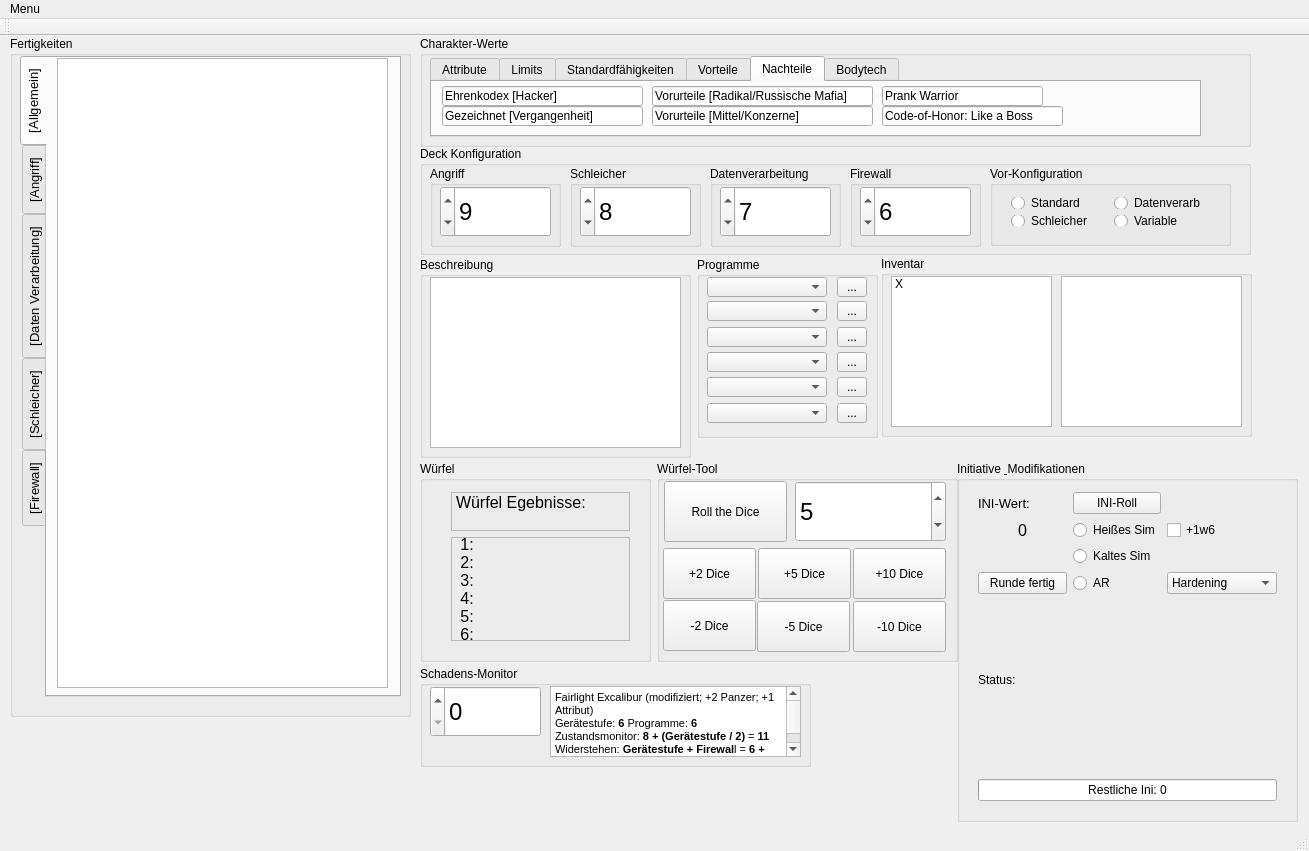
<?xml version="1.0" encoding="UTF-8"?>
<ui version="4.0">
 <class>ShadowrunTool</class>
 <widget class="QMainWindow" name="ShadowrunTool">
  <property name="geometry">
   <rect>
    <x>0</x>
    <y>0</y>
    <width>1309</width>
    <height>851</height>
   </rect>
  </property>
  <property name="sizePolicy">
   <sizepolicy hsizetype="Preferred" vsizetype="Preferred">
    <horstretch>0</horstretch>
    <verstretch>0</verstretch>
   </sizepolicy>
  </property>
  <property name="windowTitle">
   <string>ShadowrunTool</string>
  </property>
  <widget class="QWidget" name="centralWidget">
   <widget class="QGroupBox" name="groupBox_6">
    <property name="geometry">
     <rect>
      <x>657</x>
      <y>425</y>
      <width>301</width>
      <height>201</height>
     </rect>
    </property>
    <property name="title">
     <string>Würfel-Tool</string>
    </property>
    <widget class="QPushButton" name="subfivedice">
     <property name="geometry">
      <rect>
       <x>100</x>
       <y>140</y>
       <width>93</width>
       <height>51</height>
      </rect>
     </property>
     <property name="text">
      <string>-5 Dice</string>
     </property>
    </widget>
    <widget class="QPushButton" name="addtendice">
     <property name="geometry">
      <rect>
       <x>196</x>
       <y>87</y>
       <width>93</width>
       <height>51</height>
      </rect>
     </property>
     <property name="text">
      <string>+10 Dice</string>
     </property>
    </widget>
    <widget class="QPushButton" name="addtwodice_2">
     <property name="geometry">
      <rect>
       <x>6</x>
       <y>87</y>
       <width>93</width>
       <height>51</height>
      </rect>
     </property>
     <property name="text">
      <string>+2 Dice</string>
     </property>
    </widget>
    <widget class="QSpinBox" name="dicecount">
     <property name="geometry">
      <rect>
       <x>138</x>
       <y>20</y>
       <width>151</width>
       <height>61</height>
      </rect>
     </property>
     <property name="font">
      <font>
       <pointsize>18</pointsize>
      </font>
     </property>
     <property name="maximum">
      <number>1000000</number>
     </property>
     <property name="value">
      <number>5</number>
     </property>
    </widget>
    <widget class="QPushButton" name="addfivedice">
     <property name="geometry">
      <rect>
       <x>101</x>
       <y>87</y>
       <width>93</width>
       <height>51</height>
      </rect>
     </property>
     <property name="text">
      <string>+5 Dice</string>
     </property>
    </widget>
    <widget class="QPushButton" name="subtendice">
     <property name="geometry">
      <rect>
       <x>196</x>
       <y>140</y>
       <width>93</width>
       <height>51</height>
      </rect>
     </property>
     <property name="text">
      <string>-10 Dice</string>
     </property>
    </widget>
    <widget class="QPushButton" name="diceroll">
     <property name="geometry">
      <rect>
       <x>7</x>
       <y>20</y>
       <width>123</width>
       <height>61</height>
      </rect>
     </property>
     <property name="text">
      <string>Roll the Dice</string>
     </property>
    </widget>
    <widget class="QPushButton" name="subtwodice_2">
     <property name="geometry">
      <rect>
       <x>6</x>
       <y>139</y>
       <width>93</width>
       <height>51</height>
      </rect>
     </property>
     <property name="text">
      <string>-2 Dice</string>
     </property>
    </widget>
   </widget>
   <widget class="QGroupBox" name="groupBox_7">
    <property name="geometry">
     <rect>
      <x>697</x>
      <y>221</y>
      <width>181</width>
      <height>181</height>
     </rect>
    </property>
    <property name="title">
     <string>Programme</string>
    </property>
    <widget class="QToolButton" name="progDescribBox_six">
     <property name="geometry">
      <rect>
       <x>140</x>
       <y>146</y>
       <width>30</width>
       <height>20</height>
      </rect>
     </property>
     <property name="text">
      <string>...</string>
     </property>
    </widget>
    <widget class="QComboBox" name="prog_three">
     <property name="geometry">
      <rect>
       <x>10</x>
       <y>70</y>
       <width>120</width>
       <height>20</height>
      </rect>
     </property>
    </widget>
    <widget class="QToolButton" name="progDescribBox_two">
     <property name="geometry">
      <rect>
       <x>140</x>
       <y>44</y>
       <width>30</width>
       <height>20</height>
      </rect>
     </property>
     <property name="text">
      <string>...</string>
     </property>
    </widget>
    <widget class="QComboBox" name="prog_six">
     <property name="geometry">
      <rect>
       <x>10</x>
       <y>146</y>
       <width>120</width>
       <height>20</height>
      </rect>
     </property>
    </widget>
    <widget class="QComboBox" name="prog_five">
     <property name="geometry">
      <rect>
       <x>10</x>
       <y>120</y>
       <width>120</width>
       <height>20</height>
      </rect>
     </property>
    </widget>
    <widget class="QToolButton" name="progDescribBox_four">
     <property name="geometry">
      <rect>
       <x>140</x>
       <y>95</y>
       <width>30</width>
       <height>20</height>
      </rect>
     </property>
     <property name="text">
      <string>...</string>
     </property>
    </widget>
    <widget class="QComboBox" name="prog_one">
     <property name="geometry">
      <rect>
       <x>10</x>
       <y>20</y>
       <width>120</width>
       <height>20</height>
      </rect>
     </property>
    </widget>
    <widget class="QToolButton" name="progDescribBox_one">
     <property name="geometry">
      <rect>
       <x>140</x>
       <y>20</y>
       <width>30</width>
       <height>20</height>
      </rect>
     </property>
     <property name="text">
      <string>...</string>
     </property>
    </widget>
    <widget class="QToolButton" name="progDescribBox_three">
     <property name="geometry">
      <rect>
       <x>140</x>
       <y>70</y>
       <width>30</width>
       <height>20</height>
      </rect>
     </property>
     <property name="text">
      <string>...</string>
     </property>
    </widget>
    <widget class="QComboBox" name="prog_two">
     <property name="geometry">
      <rect>
       <x>10</x>
       <y>44</y>
       <width>120</width>
       <height>20</height>
      </rect>
     </property>
    </widget>
    <widget class="QComboBox" name="prog_four">
     <property name="geometry">
      <rect>
       <x>10</x>
       <y>95</y>
       <width>120</width>
       <height>20</height>
      </rect>
     </property>
    </widget>
    <widget class="QToolButton" name="progDescribBox_five">
     <property name="geometry">
      <rect>
       <x>140</x>
       <y>120</y>
       <width>30</width>
       <height>20</height>
      </rect>
     </property>
     <property name="text">
      <string>...</string>
     </property>
    </widget>
   </widget>
   <widget class="QGroupBox" name="groupBox_8">
    <property name="geometry">
     <rect>
      <x>420</x>
      <y>221</y>
      <width>271</width>
      <height>201</height>
     </rect>
    </property>
    <property name="title">
     <string>Beschreibung</string>
    </property>
    <widget class="QPlainTextEdit" name="skillDescriptionArea">
     <property name="geometry">
      <rect>
       <x>10</x>
       <y>20</y>
       <width>251</width>
       <height>171</height>
      </rect>
     </property>
     <property name="readOnly">
      <bool>true</bool>
     </property>
     <property name="textInteractionFlags">
      <set>Qt::NoTextInteraction</set>
     </property>
    </widget>
   </widget>
   <widget class="QGroupBox" name="groupBox_9">
    <property name="geometry">
     <rect>
      <x>420</x>
      <y>110</y>
      <width>831</width>
      <height>109</height>
     </rect>
    </property>
    <property name="title">
     <string>Deck Konfiguration</string>
    </property>
    <widget class="QGroupBox" name="groupBox">
     <property name="geometry">
      <rect>
       <x>10</x>
       <y>20</y>
       <width>131</width>
       <height>81</height>
      </rect>
     </property>
     <property name="title">
      <string>Angriff</string>
     </property>
     <widget class="QSpinBox" name="spinAttack">
      <property name="geometry">
       <rect>
        <x>10</x>
        <y>20</y>
        <width>111</width>
        <height>51</height>
       </rect>
      </property>
      <property name="font">
       <font>
        <pointsize>18</pointsize>
       </font>
      </property>
      <property name="layoutDirection">
       <enum>Qt::RightToLeft</enum>
      </property>
      <property name="wrapping">
       <bool>false</bool>
      </property>
      <property name="frame">
       <bool>true</bool>
      </property>
      <property name="alignment">
       <set>Qt::AlignLeading|Qt::AlignLeft|Qt::AlignVCenter</set>
      </property>
      <property name="buttonSymbols">
       <enum>QAbstractSpinBox::UpDownArrows</enum>
      </property>
      <property name="showGroupSeparator" stdset="0">
       <bool>false</bool>
      </property>
      <property name="value">
       <number>9</number>
      </property>
     </widget>
    </widget>
    <widget class="QGroupBox" name="groupBox_2">
     <property name="geometry">
      <rect>
       <x>150</x>
       <y>20</y>
       <width>131</width>
       <height>81</height>
      </rect>
     </property>
     <property name="title">
      <string>Schleicher</string>
     </property>
     <widget class="QSpinBox" name="spinSleep">
      <property name="geometry">
       <rect>
        <x>10</x>
        <y>20</y>
        <width>111</width>
        <height>51</height>
       </rect>
      </property>
      <property name="font">
       <font>
        <pointsize>18</pointsize>
       </font>
      </property>
      <property name="layoutDirection">
       <enum>Qt::RightToLeft</enum>
      </property>
      <property name="value">
       <number>8</number>
      </property>
     </widget>
    </widget>
    <widget class="QGroupBox" name="groupBox_3">
     <property name="geometry">
      <rect>
       <x>290</x>
       <y>20</y>
       <width>131</width>
       <height>81</height>
      </rect>
     </property>
     <property name="title">
      <string>Datenverarbeitung</string>
     </property>
     <widget class="QSpinBox" name="spinData">
      <property name="geometry">
       <rect>
        <x>10</x>
        <y>20</y>
        <width>111</width>
        <height>51</height>
       </rect>
      </property>
      <property name="font">
       <font>
        <pointsize>18</pointsize>
       </font>
      </property>
      <property name="layoutDirection">
       <enum>Qt::RightToLeft</enum>
      </property>
      <property name="value">
       <number>7</number>
      </property>
     </widget>
    </widget>
    <widget class="QGroupBox" name="groupBox_4">
     <property name="geometry">
      <rect>
       <x>430</x>
       <y>20</y>
       <width>131</width>
       <height>81</height>
      </rect>
     </property>
     <property name="title">
      <string>Firewall</string>
     </property>
     <widget class="QSpinBox" name="spinFirewall">
      <property name="geometry">
       <rect>
        <x>10</x>
        <y>20</y>
        <width>111</width>
        <height>51</height>
       </rect>
      </property>
      <property name="font">
       <font>
        <pointsize>18</pointsize>
       </font>
      </property>
      <property name="layoutDirection">
       <enum>Qt::RightToLeft</enum>
      </property>
      <property name="value">
       <number>6</number>
      </property>
     </widget>
    </widget>
    <widget class="QGroupBox" name="groupBox_10">
     <property name="geometry">
      <rect>
       <x>570</x>
       <y>20</y>
       <width>241</width>
       <height>80</height>
      </rect>
     </property>
     <property name="title">
      <string>Vor-Konfiguration</string>
     </property>
     <widget class="QWidget" name="gridLayoutWidget">
      <property name="geometry">
       <rect>
        <x>10</x>
        <y>20</y>
        <width>221</width>
        <height>51</height>
       </rect>
      </property>
      <layout class="QGridLayout" name="gridLayout_2">
       <item row="0" column="0">
        <widget class="QRadioButton" name="conf_std">
         <property name="text">
          <string>Standard</string>
         </property>
        </widget>
       </item>
       <item row="0" column="1">
        <widget class="QRadioButton" name="conf_dv">
         <property name="text">
          <string>Datenverarb</string>
         </property>
        </widget>
       </item>
       <item row="1" column="0">
        <widget class="QRadioButton" name="conf_schl">
         <property name="text">
          <string>Schleicher</string>
         </property>
        </widget>
       </item>
       <item row="1" column="1">
        <widget class="QRadioButton" name="conf_var">
         <property name="text">
          <string>Variable</string>
         </property>
        </widget>
       </item>
      </layout>
     </widget>
    </widget>
   </widget>
   <widget class="QGroupBox" name="groupBox_12">
    <property name="geometry">
     <rect>
      <x>10</x>
      <y>0</y>
      <width>401</width>
      <height>681</height>
     </rect>
    </property>
    <property name="title">
     <string>Fertigkeiten</string>
    </property>
    <widget class="QTabWidget" name="tabs">
     <property name="geometry">
      <rect>
       <x>10</x>
       <y>20</y>
       <width>381</width>
       <height>641</height>
      </rect>
     </property>
     <property name="font">
      <font>
       <pointsize>10</pointsize>
       <strikeout>false</strikeout>
       <stylestrategy>PreferDefault</stylestrategy>
      </font>
     </property>
     <property name="autoFillBackground">
      <bool>false</bool>
     </property>
     <property name="styleSheet">
      <string notr="true"/>
     </property>
     <property name="tabPosition">
      <enum>QTabWidget::West</enum>
     </property>
     <property name="currentIndex">
      <number>0</number>
     </property>
     <widget class="QWidget" name="tab">
      <attribute name="title">
       <string>[Allgemein]</string>
      </attribute>
      <widget class="QTableWidget" name="uiSkillTable">
       <property name="geometry">
        <rect>
         <x>10</x>
         <y>0</y>
         <width>331</width>
         <height>630</height>
        </rect>
       </property>
      </widget>
     </widget>
     <widget class="QWidget" name="tab_2">
      <attribute name="title">
       <string>[Angriff]</string>
      </attribute>
      <widget class="QTableWidget" name="uiSkillTable_2">
       <property name="geometry">
        <rect>
         <x>3</x>
         <y>2</y>
         <width>320</width>
         <height>630</height>
        </rect>
       </property>
       <property name="maximumSize">
        <size>
         <width>320</width>
         <height>16777215</height>
        </size>
       </property>
      </widget>
     </widget>
     <widget class="QWidget" name="tab_3">
      <attribute name="title">
       <string>[Daten Verarbeitung]</string>
      </attribute>
      <widget class="QTableWidget" name="uiSkillTable_3">
       <property name="geometry">
        <rect>
         <x>3</x>
         <y>2</y>
         <width>320</width>
         <height>630</height>
        </rect>
       </property>
       <property name="maximumSize">
        <size>
         <width>320</width>
         <height>16777215</height>
        </size>
       </property>
       <property name="layoutDirection">
        <enum>Qt::LeftToRight</enum>
       </property>
       <property name="autoFillBackground">
        <bool>false</bool>
       </property>
      </widget>
     </widget>
     <widget class="QWidget" name="tab_4">
      <attribute name="title">
       <string>[Schleicher]</string>
      </attribute>
      <widget class="QTableWidget" name="uiSkillTable_4">
       <property name="geometry">
        <rect>
         <x>3</x>
         <y>2</y>
         <width>320</width>
         <height>630</height>
        </rect>
       </property>
       <property name="maximumSize">
        <size>
         <width>320</width>
         <height>16777215</height>
        </size>
       </property>
      </widget>
     </widget>
     <widget class="QWidget" name="tab_5">
      <attribute name="title">
       <string>[Firewall]</string>
      </attribute>
      <widget class="QTableWidget" name="uiSkillTable_5">
       <property name="geometry">
        <rect>
         <x>3</x>
         <y>2</y>
         <width>320</width>
         <height>630</height>
        </rect>
       </property>
       <property name="maximumSize">
        <size>
         <width>320</width>
         <height>16777215</height>
        </size>
       </property>
      </widget>
     </widget>
    </widget>
   </widget>
   <widget class="QGroupBox" name="groupBox_11">
    <property name="geometry">
     <rect>
      <x>420</x>
      <y>0</y>
      <width>831</width>
      <height>111</height>
     </rect>
    </property>
    <property name="title">
     <string>Charakter-Werte</string>
    </property>
    <widget class="QTabWidget" name="tabWidget">
     <property name="geometry">
      <rect>
       <x>10</x>
       <y>20</y>
       <width>771</width>
       <height>81</height>
      </rect>
     </property>
     <property name="currentIndex">
      <number>4</number>
     </property>
     <widget class="QWidget" name="tab_8">
      <attribute name="title">
       <string>Attribute</string>
      </attribute>
      <widget class="QLineEdit" name="konsti">
       <property name="geometry">
        <rect>
         <x>10</x>
         <y>4</y>
         <width>113</width>
         <height>20</height>
        </rect>
       </property>
       <property name="text">
        <string>Konstitution: X</string>
       </property>
       <property name="readOnly">
        <bool>true</bool>
       </property>
      </widget>
      <widget class="QLineEdit" name="geschick">
       <property name="geometry">
        <rect>
         <x>10</x>
         <y>24</y>
         <width>113</width>
         <height>20</height>
        </rect>
       </property>
       <property name="text">
        <string>Geschicklichkeit: X</string>
       </property>
       <property name="readOnly">
        <bool>true</bool>
       </property>
      </widget>
      <widget class="QLineEdit" name="reaktion">
       <property name="geometry">
        <rect>
         <x>130</x>
         <y>4</y>
         <width>113</width>
         <height>20</height>
        </rect>
       </property>
       <property name="text">
        <string>Reaktion: X</string>
       </property>
       <property name="readOnly">
        <bool>true</bool>
       </property>
      </widget>
      <widget class="QLineEdit" name="starke">
       <property name="geometry">
        <rect>
         <x>130</x>
         <y>24</y>
         <width>113</width>
         <height>20</height>
        </rect>
       </property>
       <property name="text">
        <string>Stärke: X</string>
       </property>
       <property name="readOnly">
        <bool>true</bool>
       </property>
      </widget>
      <widget class="QLineEdit" name="willenskraft">
       <property name="geometry">
        <rect>
         <x>250</x>
         <y>4</y>
         <width>113</width>
         <height>20</height>
        </rect>
       </property>
       <property name="text">
        <string>Willenskraft: X</string>
       </property>
       <property name="readOnly">
        <bool>true</bool>
       </property>
      </widget>
      <widget class="QLineEdit" name="logik">
       <property name="geometry">
        <rect>
         <x>250</x>
         <y>24</y>
         <width>113</width>
         <height>20</height>
        </rect>
       </property>
       <property name="text">
        <string>Logik: X</string>
       </property>
       <property name="readOnly">
        <bool>true</bool>
       </property>
      </widget>
      <widget class="QLineEdit" name="intuition">
       <property name="geometry">
        <rect>
         <x>370</x>
         <y>4</y>
         <width>113</width>
         <height>20</height>
        </rect>
       </property>
       <property name="text">
        <string>Intuition: X</string>
       </property>
       <property name="readOnly">
        <bool>true</bool>
       </property>
      </widget>
      <widget class="QLineEdit" name="charisma">
       <property name="geometry">
        <rect>
         <x>370</x>
         <y>24</y>
         <width>113</width>
         <height>20</height>
        </rect>
       </property>
       <property name="text">
        <string>Charisma: X</string>
       </property>
       <property name="readOnly">
        <bool>true</bool>
       </property>
      </widget>
      <widget class="QLineEdit" name="essenz">
       <property name="geometry">
        <rect>
         <x>490</x>
         <y>4</y>
         <width>113</width>
         <height>20</height>
        </rect>
       </property>
       <property name="text">
        <string>Essenz: X</string>
       </property>
       <property name="readOnly">
        <bool>true</bool>
       </property>
      </widget>
      <widget class="QLineEdit" name="edge">
       <property name="geometry">
        <rect>
         <x>490</x>
         <y>24</y>
         <width>113</width>
         <height>20</height>
        </rect>
       </property>
       <property name="text">
        <string>Edge: X</string>
       </property>
       <property name="readOnly">
        <bool>true</bool>
       </property>
      </widget>
     </widget>
     <widget class="QWidget" name="tab_10">
      <attribute name="title">
       <string>Limits</string>
      </attribute>
      <widget class="QLineEdit" name="geistig">
       <property name="geometry">
        <rect>
         <x>130</x>
         <y>4</y>
         <width>113</width>
         <height>20</height>
        </rect>
       </property>
       <property name="autoFillBackground">
        <bool>true</bool>
       </property>
       <property name="text">
        <string>Geistig: X</string>
       </property>
      </widget>
      <widget class="QLineEdit" name="korperlich">
       <property name="geometry">
        <rect>
         <x>10</x>
         <y>4</y>
         <width>113</width>
         <height>20</height>
        </rect>
       </property>
       <property name="autoFillBackground">
        <bool>true</bool>
       </property>
       <property name="text">
        <string>Körperlich: X</string>
       </property>
      </widget>
      <widget class="QLineEdit" name="sozial">
       <property name="geometry">
        <rect>
         <x>250</x>
         <y>4</y>
         <width>113</width>
         <height>20</height>
        </rect>
       </property>
       <property name="autoFillBackground">
        <bool>true</bool>
       </property>
       <property name="text">
        <string>Sozial: X</string>
       </property>
      </widget>
     </widget>
     <widget class="QWidget" name="tab_9">
      <attribute name="title">
       <string>Standardfähigkeiten</string>
      </attribute>
      <widget class="QLineEdit" name="menschenkenntnis">
       <property name="geometry">
        <rect>
         <x>210</x>
         <y>4</y>
         <width>131</width>
         <height>20</height>
        </rect>
       </property>
       <property name="text">
        <string>Menschenkenntnis: X</string>
       </property>
       <property name="readOnly">
        <bool>true</bool>
       </property>
      </widget>
      <widget class="QLineEdit" name="heben">
       <property name="geometry">
        <rect>
         <x>210</x>
         <y>24</y>
         <width>131</width>
         <height>20</height>
        </rect>
       </property>
       <property name="text">
        <string>Heben/Tragen: X</string>
       </property>
       <property name="readOnly">
        <bool>true</bool>
       </property>
      </widget>
      <widget class="QLineEdit" name="selbstbeherr">
       <property name="geometry">
        <rect>
         <x>10</x>
         <y>4</y>
         <width>191</width>
         <height>20</height>
        </rect>
       </property>
       <property name="text">
        <string>Selbstbeherrschung: X</string>
       </property>
       <property name="readOnly">
        <bool>true</bool>
       </property>
      </widget>
      <widget class="QLineEdit" name="errinnerung">
       <property name="geometry">
        <rect>
         <x>10</x>
         <y>24</y>
         <width>191</width>
         <height>20</height>
        </rect>
       </property>
       <property name="text">
        <string>Errinnerungsvermögen: X</string>
       </property>
       <property name="readOnly">
        <bool>true</bool>
       </property>
      </widget>
      <widget class="QLineEdit" name="bewegung">
       <property name="geometry">
        <rect>
         <x>350</x>
         <y>4</y>
         <width>113</width>
         <height>20</height>
        </rect>
       </property>
       <property name="text">
        <string>Bewegung: X</string>
       </property>
       <property name="readOnly">
        <bool>true</bool>
       </property>
      </widget>
     </widget>
     <widget class="QWidget" name="tab_11">
      <attribute name="title">
       <string>Vorteile</string>
      </attribute>
      <widget class="QLineEdit" name="Vorteil3">
       <property name="geometry">
        <rect>
         <x>260</x>
         <y>4</y>
         <width>211</width>
         <height>20</height>
        </rect>
       </property>
       <property name="text">
        <string>Programmiergenie [Eiliges Hacking]</string>
       </property>
       <property name="readOnly">
        <bool>true</bool>
       </property>
      </widget>
      <widget class="QLineEdit" name="Vorteil4">
       <property name="geometry">
        <rect>
         <x>260</x>
         <y>24</y>
         <width>121</width>
         <height>20</height>
        </rect>
       </property>
       <property name="text">
        <string>Talentiert [Hacking]</string>
       </property>
       <property name="readOnly">
        <bool>true</bool>
       </property>
      </widget>
      <widget class="QLineEdit" name="Vorteil1">
       <property name="geometry">
        <rect>
         <x>10</x>
         <y>4</y>
         <width>241</width>
         <height>20</height>
        </rect>
       </property>
       <property name="text">
        <string>Fotografisches Gedächtnis</string>
       </property>
       <property name="readOnly">
        <bool>true</bool>
       </property>
      </widget>
      <widget class="QLineEdit" name="Vorteil7">
       <property name="geometry">
        <rect>
         <x>640</x>
         <y>4</y>
         <width>113</width>
         <height>20</height>
        </rect>
       </property>
       <property name="text">
        <string>Go Big or Go Home</string>
       </property>
       <property name="readOnly">
        <bool>true</bool>
       </property>
      </widget>
      <widget class="QLineEdit" name="Vorteil2">
       <property name="geometry">
        <rect>
         <x>10</x>
         <y>24</y>
         <width>241</width>
         <height>20</height>
        </rect>
       </property>
       <property name="text">
        <string>Vertraut. Terrain Digitale Welt [Seatle]</string>
       </property>
       <property name="readOnly">
        <bool>true</bool>
       </property>
      </widget>
      <widget class="QLineEdit" name="Vorteil5">
       <property name="geometry">
        <rect>
         <x>480</x>
         <y>4</y>
         <width>151</width>
         <height>20</height>
        </rect>
       </property>
       <property name="text">
        <string>Technische Imrpovisation</string>
       </property>
       <property name="readOnly">
        <bool>true</bool>
       </property>
      </widget>
      <widget class="QLineEdit" name="Vorteil6">
       <property name="geometry">
        <rect>
         <x>390</x>
         <y>24</y>
         <width>81</width>
         <height>20</height>
        </rect>
       </property>
       <property name="text">
        <string>Profiler</string>
       </property>
       <property name="readOnly">
        <bool>true</bool>
       </property>
      </widget>
      <widget class="QLineEdit" name="Vorteil9">
       <property name="geometry">
        <rect>
         <x>640</x>
         <y>24</y>
         <width>113</width>
         <height>20</height>
        </rect>
       </property>
       <property name="text">
        <string>I CU </string>
       </property>
       <property name="readOnly">
        <bool>true</bool>
       </property>
      </widget>
      <widget class="QLineEdit" name="Vorteil8">
       <property name="geometry">
        <rect>
         <x>480</x>
         <y>24</y>
         <width>113</width>
         <height>20</height>
        </rect>
       </property>
       <property name="text">
        <string>Ninja Vanish</string>
       </property>
       <property name="readOnly">
        <bool>true</bool>
       </property>
      </widget>
     </widget>
     <widget class="QWidget" name="tab_12">
      <attribute name="title">
       <string>Nachteile</string>
      </attribute>
      <widget class="QLineEdit" name="Vorteil2_2">
       <property name="geometry">
        <rect>
         <x>10</x>
         <y>24</y>
         <width>201</width>
         <height>20</height>
        </rect>
       </property>
       <property name="text">
        <string>Gezeichnet [Vergangenheit]</string>
       </property>
       <property name="readOnly">
        <bool>true</bool>
       </property>
      </widget>
      <widget class="QLineEdit" name="Vorteil6_2">
       <property name="geometry">
        <rect>
         <x>450</x>
         <y>24</y>
         <width>181</width>
         <height>20</height>
        </rect>
       </property>
       <property name="text">
        <string>Code-of-Honor: Like a Boss</string>
       </property>
       <property name="readOnly">
        <bool>true</bool>
       </property>
      </widget>
      <widget class="QLineEdit" name="Vorteil4_2">
       <property name="geometry">
        <rect>
         <x>220</x>
         <y>24</y>
         <width>221</width>
         <height>20</height>
        </rect>
       </property>
       <property name="text">
        <string>Vorurteile [Mittel/Konzerne]</string>
       </property>
       <property name="readOnly">
        <bool>true</bool>
       </property>
      </widget>
      <widget class="QLineEdit" name="Vorteil3_2">
       <property name="geometry">
        <rect>
         <x>220</x>
         <y>4</y>
         <width>221</width>
         <height>20</height>
        </rect>
       </property>
       <property name="text">
        <string>Vorurteile [Radikal/Russische Mafia]</string>
       </property>
       <property name="readOnly">
        <bool>true</bool>
       </property>
      </widget>
      <widget class="QLineEdit" name="Vorteil5_2">
       <property name="geometry">
        <rect>
         <x>450</x>
         <y>4</y>
         <width>161</width>
         <height>20</height>
        </rect>
       </property>
       <property name="text">
        <string>Prank Warrior</string>
       </property>
       <property name="readOnly">
        <bool>true</bool>
       </property>
      </widget>
      <widget class="QLineEdit" name="Vorteil1_2">
       <property name="geometry">
        <rect>
         <x>10</x>
         <y>4</y>
         <width>201</width>
         <height>20</height>
        </rect>
       </property>
       <property name="text">
        <string>Ehrenkodex [Hacker]</string>
       </property>
       <property name="readOnly">
        <bool>true</bool>
       </property>
      </widget>
     </widget>
     <widget class="QWidget" name="tab_13">
      <attribute name="title">
       <string>Bodytech</string>
      </attribute>
      <widget class="QLineEdit" name="Vorteil4_3">
       <property name="geometry">
        <rect>
         <x>220</x>
         <y>24</y>
         <width>181</width>
         <height>20</height>
        </rect>
       </property>
       <property name="text">
        <string>Schlafregulator [1] [0,2]</string>
       </property>
       <property name="readOnly">
        <bool>true</bool>
       </property>
      </widget>
      <widget class="QLineEdit" name="Vorteil3_3">
       <property name="geometry">
        <rect>
         <x>220</x>
         <y>4</y>
         <width>181</width>
         <height>20</height>
        </rect>
       </property>
       <property name="text">
        <string>Zerebralboost [3] [0,6]</string>
       </property>
       <property name="readOnly">
        <bool>true</bool>
       </property>
      </widget>
      <widget class="QTextEdit" name="textEdit">
       <property name="geometry">
        <rect>
         <x>10</x>
         <y>4</y>
         <width>201</width>
         <height>51</height>
        </rect>
       </property>
       <property name="readOnly">
        <bool>true</bool>
       </property>
       <property name="html">
        <string>&lt;!DOCTYPE HTML PUBLIC &quot;-//W3C//DTD HTML 4.0//EN&quot; &quot;http://www.w3.org/TR/REC-html40/strict.dtd&quot;&gt;
&lt;html&gt;&lt;head&gt;&lt;meta name=&quot;qrichtext&quot; content=&quot;1&quot; /&gt;&lt;style type=&quot;text/css&quot;&gt;
p, li { white-space: pre-wrap; }
&lt;/style&gt;&lt;/head&gt;&lt;body style=&quot; font-family:'MS Shell Dlg 2'; font-size:8.25pt; font-weight:400; font-style:normal;&quot;&gt;
&lt;p style=&quot; margin-top:0px; margin-bottom:0px; margin-left:0px; margin-right:0px; -qt-block-indent:0; text-indent:0px;&quot;&gt;Cyberaugen:&lt;/p&gt;
&lt;p style=&quot; margin-top:0px; margin-bottom:0px; margin-left:0px; margin-right:0px; -qt-block-indent:0; text-indent:0px;&quot;&gt; - Bildverbingung&lt;/p&gt;
&lt;p style=&quot; margin-top:0px; margin-bottom:0px; margin-left:0px; margin-right:0px; -qt-block-indent:0; text-indent:0px;&quot;&gt; - Smartlink&lt;/p&gt;
&lt;p style=&quot; margin-top:0px; margin-bottom:0px; margin-left:0px; margin-right:0px; -qt-block-indent:0; text-indent:0px;&quot;&gt; - Infrarotsicht&lt;/p&gt;
&lt;p style=&quot; margin-top:0px; margin-bottom:0px; margin-left:0px; margin-right:0px; -qt-block-indent:0; text-indent:0px;&quot;&gt; - Restlichtverstärker&lt;/p&gt;
&lt;p style=&quot; margin-top:0px; margin-bottom:0px; margin-left:0px; margin-right:0px; -qt-block-indent:0; text-indent:0px;&quot;&gt; - Sichtverbesserung&lt;/p&gt;&lt;/body&gt;&lt;/html&gt;</string>
       </property>
      </widget>
      <widget class="QTextEdit" name="textEdit_2">
       <property name="geometry">
        <rect>
         <x>410</x>
         <y>4</y>
         <width>201</width>
         <height>51</height>
        </rect>
       </property>
       <property name="readOnly">
        <bool>true</bool>
       </property>
       <property name="html">
        <string>&lt;!DOCTYPE HTML PUBLIC &quot;-//W3C//DTD HTML 4.0//EN&quot; &quot;http://www.w3.org/TR/REC-html40/strict.dtd&quot;&gt;
&lt;html&gt;&lt;head&gt;&lt;meta name=&quot;qrichtext&quot; content=&quot;1&quot; /&gt;&lt;style type=&quot;text/css&quot;&gt;
p, li { white-space: pre-wrap; }
&lt;/style&gt;&lt;/head&gt;&lt;body style=&quot; font-family:'MS Shell Dlg 2'; font-size:8.25pt; font-weight:400; font-style:normal;&quot;&gt;
&lt;p style=&quot; margin-top:0px; margin-bottom:0px; margin-left:0px; margin-right:0px; -qt-block-indent:0; text-indent:0px;&quot;&gt;Datenbuchse (Direktes Neural Interface)&lt;/p&gt;
&lt;p style=&quot; margin-top:0px; margin-bottom:0px; margin-left:0px; margin-right:0px; -qt-block-indent:0; text-indent:0px;&quot;&gt; - Kommlink (Renraku Sensei) [3] [0,3]&lt;/p&gt;&lt;/body&gt;&lt;/html&gt;</string>
       </property>
      </widget>
     </widget>
    </widget>
   </widget>
   <widget class="QGroupBox" name="groupBox_13">
    <property name="geometry">
     <rect>
      <x>420</x>
      <y>425</y>
      <width>231</width>
      <height>201</height>
     </rect>
    </property>
    <property name="title">
     <string>Würfel</string>
    </property>
    <widget class="QWidget" name="layoutWidget">
     <property name="geometry">
      <rect>
       <x>20</x>
       <y>20</y>
       <width>201</width>
       <height>171</height>
      </rect>
     </property>
     <layout class="QFormLayout" name="formLayout">
      <item row="1" column="0" colspan="2">
       <widget class="QLabel" name="rolledDice">
        <property name="font">
         <font>
          <pointsize>12</pointsize>
         </font>
        </property>
        <property name="frameShape">
         <enum>QFrame::StyledPanel</enum>
        </property>
        <property name="text">
         <string> 1: 
 2: 
 3: 
 4: 
 5: 
 6: </string>
        </property>
       </widget>
      </item>
      <item row="0" column="0" colspan="2">
       <widget class="QLabel" name="diceresults">
        <property name="font">
         <font>
          <pointsize>12</pointsize>
         </font>
        </property>
        <property name="frameShape">
         <enum>QFrame::StyledPanel</enum>
        </property>
        <property name="text">
         <string>Würfel Egebnisse: 
</string>
        </property>
        <property name="textFormat">
         <enum>Qt::PlainText</enum>
        </property>
       </widget>
      </item>
     </layout>
    </widget>
   </widget>
   <widget class="QGroupBox" name="groupBox_5">
    <property name="geometry">
     <rect>
      <x>957</x>
      <y>425</y>
      <width>341</width>
      <height>361</height>
     </rect>
    </property>
    <property name="title">
     <string>Initiative &amp; Modifikationen</string>
    </property>
    <widget class="QWidget" name="layoutWidget">
     <property name="geometry">
      <rect>
       <x>10</x>
       <y>20</y>
       <width>321</width>
       <height>331</height>
      </rect>
     </property>
     <layout class="QGridLayout" name="gridLayout">
      <item row="0" column="0">
       <widget class="QLabel" name="label_4">
        <property name="font">
         <font>
          <pointsize>10</pointsize>
         </font>
        </property>
        <property name="text">
         <string>INI-Wert:</string>
        </property>
       </widget>
      </item>
      <item row="1" column="0">
       <widget class="QLabel" name="iniValue">
        <property name="font">
         <font>
          <pointsize>12</pointsize>
         </font>
        </property>
        <property name="text">
         <string>0</string>
        </property>
        <property name="alignment">
         <set>Qt::AlignCenter</set>
        </property>
       </widget>
      </item>
      <item row="3" column="1">
       <widget class="QRadioButton" name="arsim">
        <property name="text">
         <string>AR</string>
        </property>
       </widget>
      </item>
      <item row="1" column="2">
       <widget class="QCheckBox" name="additionalIniDie">
        <property name="text">
         <string>+1w6</string>
        </property>
       </widget>
      </item>
      <item row="2" column="1">
       <widget class="QRadioButton" name="coldsim">
        <property name="text">
         <string>Kaltes Sim</string>
        </property>
       </widget>
      </item>
      <item row="3" column="0">
       <widget class="QPushButton" name="endRound">
        <property name="text">
         <string>Runde fertig</string>
        </property>
       </widget>
      </item>
      <item row="0" column="1">
       <widget class="QPushButton" name="ini_roll">
        <property name="text">
         <string>INI-Roll</string>
        </property>
       </widget>
      </item>
      <item row="1" column="1">
       <widget class="QRadioButton" name="hotsim">
        <property name="text">
         <string>Heißes Sim</string>
        </property>
       </widget>
      </item>
      <item row="4" column="0" colspan="3">
       <widget class="QLabel" name="status_sim">
        <property name="text">
         <string>Status: 
</string>
        </property>
        <property name="wordWrap">
         <bool>true</bool>
        </property>
       </widget>
      </item>
      <item row="3" column="2">
       <widget class="QComboBox" name="comboBox">
        <item>
         <property name="text">
          <string>Hardening</string>
         </property>
        </item>
        <item>
         <property name="text">
          <string>Induk. Receiv</string>
         </property>
        </item>
        <item>
         <property name="text">
          <string>Multi. Co-Proc.</string>
         </property>
        </item>
       </widget>
      </item>
      <item row="5" column="0" colspan="3">
       <widget class="QProgressBar" name="IniBar">
        <property name="maximum">
         <number>100</number>
        </property>
        <property name="value">
         <number>0</number>
        </property>
        <property name="alignment">
         <set>Qt::AlignJustify|Qt::AlignVCenter</set>
        </property>
        <property name="orientation">
         <enum>Qt::Horizontal</enum>
        </property>
        <property name="format">
         <string>Restliche Ini: %p</string>
        </property>
       </widget>
      </item>
     </layout>
    </widget>
   </widget>
   <widget class="QGroupBox" name="groupBox_14">
    <property name="geometry">
     <rect>
      <x>881</x>
      <y>220</y>
      <width>371</width>
      <height>181</height>
     </rect>
    </property>
    <property name="title">
     <string>Inventar</string>
    </property>
    <widget class="QListWidget" name="currInventory">
     <property name="geometry">
      <rect>
       <x>10</x>
       <y>20</y>
       <width>161</width>
       <height>151</height>
      </rect>
     </property>
     <item>
      <property name="text">
       <string>X</string>
      </property>
     </item>
    </widget>
    <widget class="QListWidget" name="currInventoryDesccrip">
     <property name="geometry">
      <rect>
       <x>180</x>
       <y>20</y>
       <width>181</width>
       <height>151</height>
      </rect>
     </property>
     <item>
      <property name="text">
       <string/>
      </property>
     </item>
    </widget>
   </widget>
   <widget class="QGroupBox" name="schadensBox">
    <property name="geometry">
     <rect>
      <x>420</x>
      <y>630</y>
      <width>391</width>
      <height>101</height>
     </rect>
    </property>
    <property name="title">
     <string>Schadens-Monitor</string>
    </property>
    <widget class="QSpinBox" name="schaden_spin">
     <property name="geometry">
      <rect>
       <x>10</x>
       <y>20</y>
       <width>111</width>
       <height>51</height>
      </rect>
     </property>
     <property name="font">
      <font>
       <pointsize>18</pointsize>
      </font>
     </property>
     <property name="layoutDirection">
      <enum>Qt::RightToLeft</enum>
     </property>
     <property name="wrapping">
      <bool>false</bool>
     </property>
     <property name="frame">
      <bool>true</bool>
     </property>
     <property name="alignment">
      <set>Qt::AlignLeading|Qt::AlignLeft|Qt::AlignVCenter</set>
     </property>
     <property name="buttonSymbols">
      <enum>QAbstractSpinBox::UpDownArrows</enum>
     </property>
     <property name="showGroupSeparator" stdset="0">
      <bool>false</bool>
     </property>
     <property name="value">
      <number>0</number>
     </property>
    </widget>
    <widget class="QTextEdit" name="textEdit_3">
     <property name="geometry">
      <rect>
       <x>130</x>
       <y>20</y>
       <width>251</width>
       <height>71</height>
      </rect>
     </property>
     <property name="autoFormatting">
      <set>QTextEdit::AutoNone</set>
     </property>
     <property name="lineWrapMode">
      <enum>QTextEdit::WidgetWidth</enum>
     </property>
     <property name="readOnly">
      <bool>true</bool>
     </property>
     <property name="html">
      <string>&lt;!DOCTYPE HTML PUBLIC &quot;-//W3C//DTD HTML 4.0//EN&quot; &quot;http://www.w3.org/TR/REC-html40/strict.dtd&quot;&gt;
&lt;html&gt;&lt;head&gt;&lt;meta name=&quot;qrichtext&quot; content=&quot;1&quot; /&gt;&lt;style type=&quot;text/css&quot;&gt;
p, li { white-space: pre-wrap; }
&lt;/style&gt;&lt;/head&gt;&lt;body style=&quot; font-family:'MS Shell Dlg 2'; font-size:8.25pt; font-weight:400; font-style:normal;&quot;&gt;
&lt;p style=&quot; margin-top:0px; margin-bottom:0px; margin-left:0px; margin-right:0px; -qt-block-indent:0; text-indent:0px;&quot;&gt;Fairlight Excalibur (modifiziert; +2 Panzer; +1 Attribut)&lt;/p&gt;
&lt;p style=&quot; margin-top:0px; margin-bottom:0px; margin-left:0px; margin-right:0px; -qt-block-indent:0; text-indent:0px;&quot;&gt;Gerätestufe: &lt;span style=&quot; font-weight:600;&quot;&gt;6&lt;/span&gt; Programme: &lt;span style=&quot; font-weight:600;&quot;&gt;6&lt;/span&gt;&lt;/p&gt;
&lt;p style=&quot; margin-top:0px; margin-bottom:0px; margin-left:0px; margin-right:0px; -qt-block-indent:0; text-indent:0px;&quot;&gt;Zustandsmonitor:&lt;span style=&quot; font-weight:600;&quot;&gt; 8 + (Gerätestufe / 2)&lt;/span&gt; = &lt;span style=&quot; font-weight:600;&quot;&gt;11&lt;/span&gt;&lt;/p&gt;
&lt;p style=&quot; margin-top:0px; margin-bottom:0px; margin-left:0px; margin-right:0px; -qt-block-indent:0; text-indent:0px;&quot;&gt;Widerstehen: &lt;span style=&quot; font-weight:600;&quot;&gt;Gerätestufe + Firewal&lt;/span&gt;l = &lt;span style=&quot; font-weight:600;&quot;&gt;6 + Firewall&lt;/span&gt;&lt;/p&gt;&lt;/body&gt;&lt;/html&gt;</string>
     </property>
    </widget>
   </widget>
   <zorder>groupBox_14</zorder>
   <zorder>groupBox_13</zorder>
   <zorder>groupBox_11</zorder>
   <zorder>groupBox_12</zorder>
   <zorder>groupBox_9</zorder>
   <zorder>groupBox_8</zorder>
   <zorder>groupBox_7</zorder>
   <zorder>groupBox_6</zorder>
   <zorder>groupBox_5</zorder>
   <zorder>schadensBox</zorder>
  </widget>
  <widget class="QMenuBar" name="menuBar">
   <property name="geometry">
    <rect>
     <x>0</x>
     <y>0</y>
     <width>1309</width>
     <height>21</height>
    </rect>
   </property>
   <widget class="QMenu" name="menuMenu">
    <property name="title">
     <string>Menu</string>
    </property>
    <addaction name="actionInventar"/>
   </widget>
   <addaction name="menuMenu"/>
  </widget>
  <widget class="QToolBar" name="mainToolBar">
   <attribute name="toolBarArea">
    <enum>TopToolBarArea</enum>
   </attribute>
   <attribute name="toolBarBreak">
    <bool>false</bool>
   </attribute>
  </widget>
  <widget class="QStatusBar" name="statusBar"/>
  <action name="actionInventar">
   <property name="text">
    <string>Inventar</string>
   </property>
  </action>
 </widget>
 <layoutdefault spacing="6" margin="11"/>
 <resources/>
 <connections/>
</ui>
